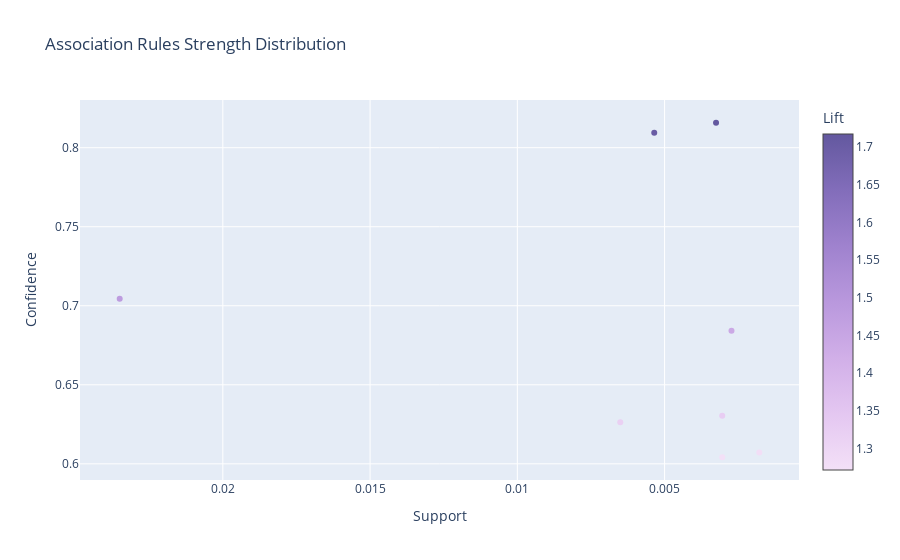
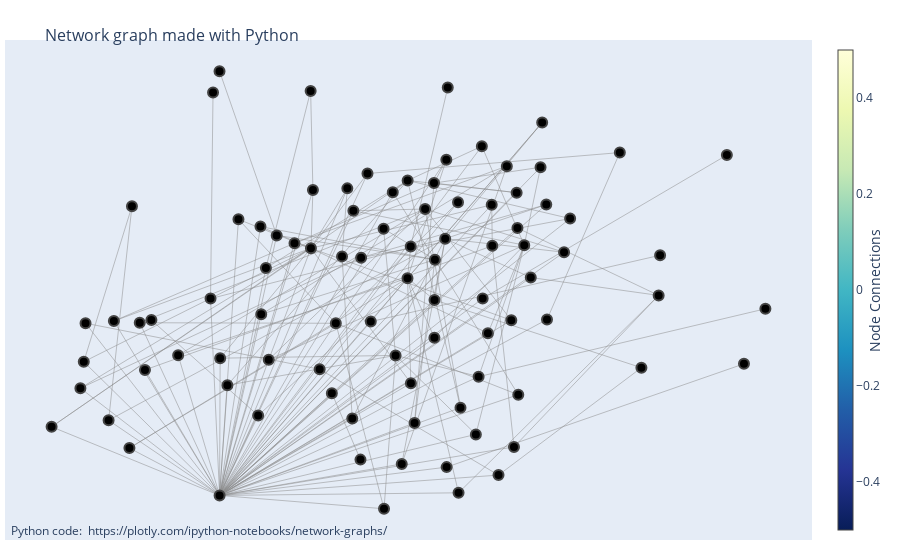

Here is the notebook cell these charts were saved with, in order:
### Markdown cell above
efficient_apriori

### Code cell
from efficient_apriori import apriori

start = time.time()
itemsets, rules = apriori(transactions, min_support=min_sup, min_confidence=0.6)
times['efficient-apriori'] = time.time() - start

n_trans = len(transactions)

print("\nАссоциативные правила (достоверность ≥ 60%):")

rules_pyarmviz = []  # список Rule для PyARMViz
rules_data = []      # для собственного графика draw_rules_graph

for i, r in enumerate(rules):
    ant = frozenset(r.lhs)
    cons = frozenset(r.rhs)
    union = ant | cons

    # считаем абсолютные количества по транзакциям
    count_ab = sum(1 for t in transactions if union.issubset(t))
    count_a = sum(1 for t in transactions if ant.issubset(t))
    count_b = sum(1 for t in transactions if cons.issubset(t))

    support_ab = count_ab / n_trans
    support_a = count_a / n_trans
    support_b = count_b / n_trans

    lift = support_ab / (support_a * support_b) if support_a * support_b else 0.0

    print(f"{i}: {set(r.lhs)} -> {set(r.rhs)} "
          f"Support = {support_ab:.3f} Confidence = {r.confidence:.3f} Lift = {lift:.3f}")

    # для PyARMViz нужны абсолютные counts
    rules_pyarmviz.append(
        PyARMViz.Rule.Rule(
            lhs=tuple(r.lhs),
            rhs=tuple(r.rhs),
            count_full=count_ab,
            count_lhs=count_a,
            count_rhs=count_b,
            num_transactions=n_trans
        )
    )

# визуализация PyARMViz
PyARMViz.metadata_scatter_plot(rules_pyarmviz)
PyARMViz.adjacency_graph_plotly(rules_pyarmviz)
# PyARMViz.adjacency_parallel_coordinate_plot(rules_pyarmviz)
# PyARMViz.adjacency_parallel_category_plot(rules_pyarmviz)

### Figure 1 — Plotly figure (JSON) as saved in the notebook; plotly's stock layout.template omitted (floating-point values rounded to 4 significant figures)
{"data": [{"marker": {"color": [1.44, 1.272, 1.717, 1.278, 1.704, 1.318, 1.327, 1.483], "colorbar": {"title": {"text": "Lift"}}, "colorscale": [[0.0, "rgb(243, 224, 247)"], [0.1667, "rgb(228, 199, 241)"], [0.3333, "rgb(209, 175, 232)"], [0.5, "rgb(185, 152, 221)"], [0.6667, "rgb(159, 130, 206)"], [0.8333, "rgb(130, 109, 186)"], [1.0, "rgb(99, 88, 159)"]]}, "mode": "markers", "text": ["('Art Tray',) => ('Coffee',), Lift: 1.4401966710061374", "('Bakewell',) => ('Coffee',), Lift: 1.2717121245583036", "('Extra Salami or Feta',) => ('Coffee',), Lift: 1.7171575692765482", "('Granola',) => ('Coffee',), Lift: 1.2779767163048965", "('Keeping It Local',) => ('Coffee',), Lift: 1.7039689550731953", "('Salad',) => ('Coffee',), Lift: 1.3182219723739157", "('Tartine',) => ('Coffee',), Lift: 1.3270039560608387", "('Toast',) => ('Coffee',), Lift: 1.4826988465897728"], "x": [0.002728, 0.003043, 0.003253, 0.001784, 0.005351, 0.006505, 0.003043, 0.0235], "y": [0.6842, 0.6042, 0.8158, 0.6071, 0.8095, 0.6263, 0.6304, 0.7044], "type": "scatter"}], "layout": {"xaxis": {"title": {"text": "Support"}, "autorange": "reversed"}, "title": {"text": "Association Rules Strength Distribution"}, "yaxis": {"title": {"text": "Confidence"}}}}

### Figure 2 — Plotly figure (JSON) as saved in the notebook; plotly's stock layout.template omitted (floating-point values rounded to 4 significant figures; data arrays with more than 128 entries replaced by an {"elided": "..."} marker saying what was removed)
{"data": [{"hoverinfo": "none", "line": {"color": "#888", "width": 0.5}, "mode": "lines", "x": {"elided": "534 float values"}, "y": {"elided": "534 float values"}, "type": "scatter"}, {"hoverinfo": "text", "marker": {"color": [], "colorbar": {"thickness": 15, "title": {"side": "right", "text": "Node Connections"}, "xanchor": "left"}, "colorscale": [[0.0, "rgb(255,255,217)"], [0.125, "rgb(237,248,177)"], [0.25, "rgb(199,233,180)"], [0.375, "rgb(127,205,187)"], [0.5, "rgb(65,182,196)"], [0.625, "rgb(29,145,192)"], [0.75, "rgb(34,94,168)"], [0.875, "rgb(37,52,148)"], [1.0, "rgb(8,29,88)"]], "line": {"width": 2}, "reversescale": true, "showscale": true, "size": 10}, "mode": "markers", "text": ["0", "Art Tray", "Coffee", "1", "Bakewell", "2", "Extra Salami or Feta", "3", "Granola", "4", "Keeping It Local", "5", "Salad", "6", "Tartine", "7", "Toast", "8", "Alfajores", "Cookies", "9", "NONE", "10", "Brownie", "11", "12", "Sandwich", "13", "Cake", "Hot chocolate", "14", "Medialuna", "15", "16", "17", "18", "Scone", "19", "Smoothies", "20", "Tiffin", "21", "22", "Vegan mincepie", "23", "24", "Juice", "25", "26", "27", "Pastry", "28", "29", "30", "31", "Hearty & Seasonal", "32", "33", "34", "35", "36", "Jammie Dodgers", "37", "38", "39", "40", "Spanish Brunch", "41", "42", "Tea", "43", "44", "45", "46", "Muffin", "47", "48", "49", "50", "Soup", "51", "52", "53", "54", "55", "56", "57", "58", "Bread", "59", "60"], "x": [-0.1313, -0.06155, -0.405, 0.2363, 0.8316, -0.5869, 0.2598, 0.1485, 0.8733, -0.7318, -0.161, 0.3211, 0.6653, 0.3931, 0.5707, 0.1762, -0.1216, -0.2921, -0.183, 0.05343, -0.1774, -0.1823, 0.4495, -0.06002, -0.7443, 0.3914, 0.1449, 0.1187, 0.05308, 0.3377, -0.506, 0.09606, 0.06136, 0.1776, 0.3814, 0.1478, 0.1177, -0.03646, 0.6689, 0.06091, 0.1512, -0.6248, -0.311, -0.5712, 0.2343, 0.01715, 0.1199, 0.1823, -0.8145, -0.3859, 0.02409, 0.3191, 0.2584, 0.3127, -0.427, -0.421, -0.07884, 0.2491, 0.2197, 0.3774, -0.2658, -0.4052, -0.3053, -0.00525, 0.0703, -0.3035, 0.2952, 0.3231, 0.2749, 0.6233, 0.3061, 0.4347, -0.5996, -0.7361, -0.6186, -0.6756, -0.4036, -0.6627, -0.09359, -0.1065, -0.2224, -0.04444, -0.359, -0.004142, 0.3536, -0.08152, 0.03906, 0.2264, 0.9255, 0.1189, -0.2852], "y": [-0.4474, -0.7462, -0.9072, -0.02166, 0.6232, -0.3428, 0.2151, -0.7799, -0.3155, -0.1329, -0.3397, 0.2952, -0.007858, -0.1161, 0.6343, 0.4115, -0.1332, 0.1151, 0.911, 0.5088, 0.4657, 0.2042, 0.3377, 0.1619, -0.4249, 0.4006, 0.247, -0.1979, 0.06964, 0.2181, -0.2766, 0.3805, -0.4025, -0.8954, 0.7693, 0.6024, 0.4971, -0.1257, 0.1727, 0.2121, 0.9269, -0.6943, -0.548, -0.1186, 0.663, 0.4563, 0.1528, -0.5126, -0.5987, -0.4116, -0.2776, 0.4541, 0.3994, -0.6892, -0.0222, 0.9046, 0.3727, -0.1778, -0.6328, 0.5683, 0.262, 1.0, 0.3015, 0.292, -0.5814, -0.09258, 0.5733, -0.4544, -0.8158, -0.3329, -0.1195, 0.1862, -0.1307, -0.3061, 0.3931, -0.5695, -0.2901, -0.1232, 0.4734, 0.1676, 0.2269, 0.5403, 0.3341, -0.9671, 0.07254, -0.5618, -0.7657, -0.3732, -0.06809, -0.02852, -0.2968], "type": "scatter"}], "layout": {"annotations": [{"showarrow": false, "text": "Python code: <a href='https://plotly.com/ipython-notebooks/network-graphs/'> https://plotly.com/ipython-notebooks/network-graphs/</a>", "x": 0.005, "xref": "paper", "y": -0.002, "yref": "paper"}], "hovermode": "closest", "margin": {"b": 20, "l": 5, "r": 5, "t": 40}, "showlegend": false, "title": {"font": {"size": 16}, "text": "<br>Network graph made with Python"}, "xaxis": {"showgrid": false, "showticklabels": false, "zeroline": false}, "yaxis": {"showgrid": false, "showticklabels": false, "zeroline": false}}}
